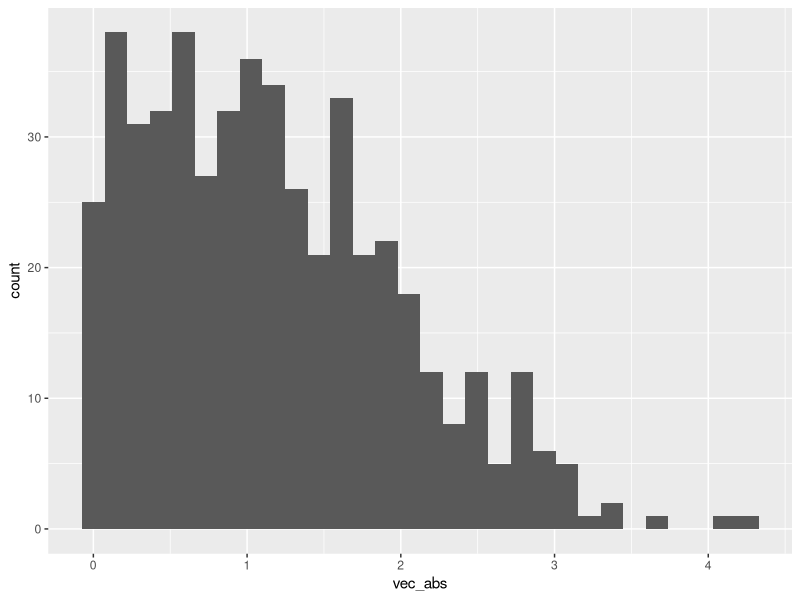

The R source for this figure:
## ---- chunk 1
library(tidyverse)
## ---- chunk 2
samp = rnorm(100)
length(samp)
## ---- chunk 3

test_frame <- tibble(
  vec_numeric = rnorm(500, 1),
  vec_logical = vec_numeric > 0, 
  vec_abs = abs(vec_numeric)
)

ggplot(test_frame, aes(x = vec_abs)) + 
  geom_histogram()
